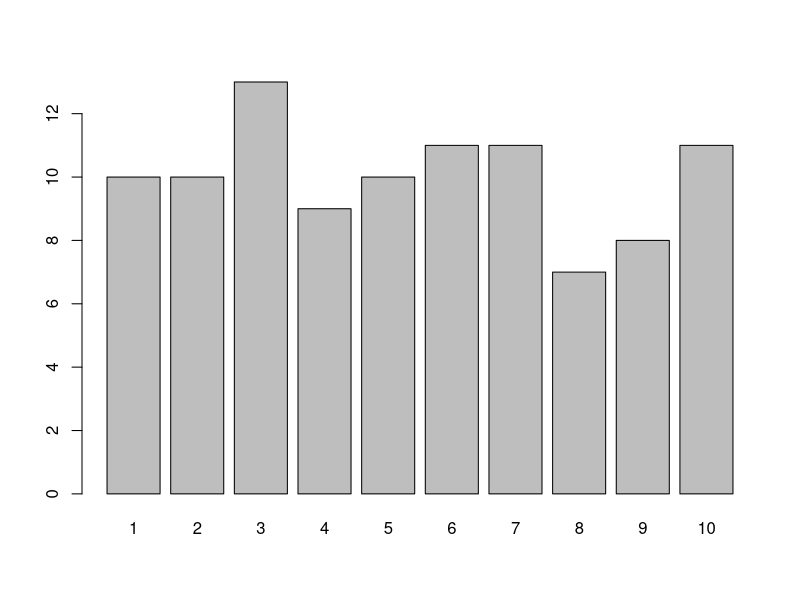

Generate this figure with R:
## ---- chunk 1
numbers <- sample(1:10, 100, replace = TRUE)
print(numbers)
## ---- chunk 2
mean(numbers)
## ---- chunk 3
median(numbers)
## ---- chunk 4
sd(numbers)
## ---- chunk 5
numbers_table <- table(numbers)
barplot(numbers_table)
